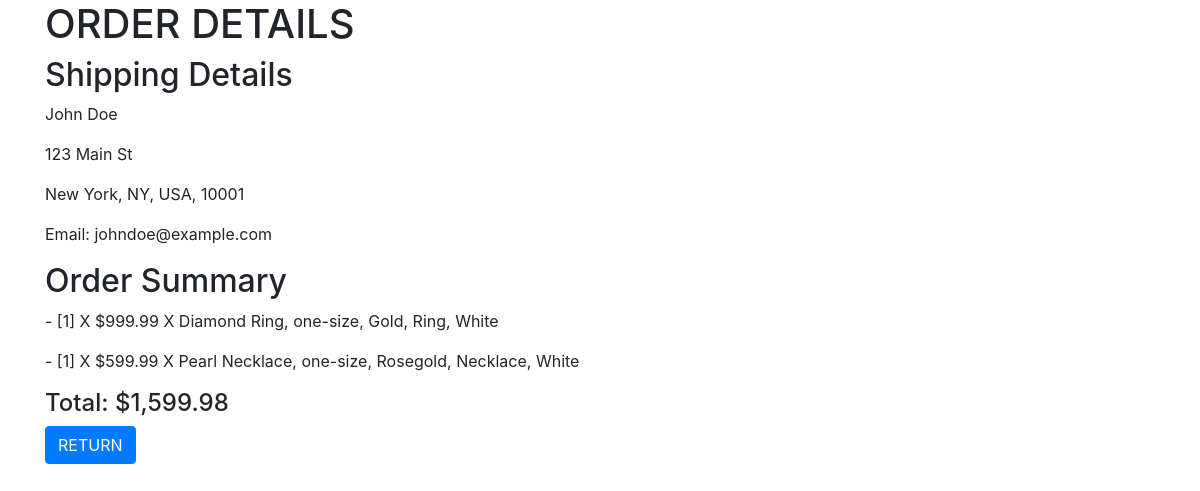
Screenshot of /Views/Order/view_order.php?order_id=1 with the database file from the repository.
### tables this page shows
CREATE TABLE USER (
    USER_ID INT AUTO_INCREMENT PRIMARY KEY,
    FNAME VARCHAR(35),
    LNAME VARCHAR(35),
    EMAIL VARCHAR(55),
    PASSWORD VARCHAR(255),
    GROUP_ID INT,
    FOREIGN KEY (GROUP_ID) REFERENCES `GROUP`(GROUP_ID) ON DELETE CASCADE
);

CREATE TABLE ADDRESS (
    ADDRESS_ID INT AUTO_INCREMENT PRIMARY KEY,
    STREET_ADDRESS VARCHAR(55),
    CITY VARCHAR(35),
    PROVINCE VARCHAR(35),
    POSTAL_CODE VARCHAR(10),
    COUNTRY VARCHAR(35),
    USER_ID INT,
    FOREIGN KEY (USER_ID) REFERENCES USER(USER_ID) ON DELETE CASCADE
);

CREATE TABLE ORDER_DETAILS (
    ORDER_ID INT,
    PRODUCT_ID INT,
    QTY INT,
    USER_ID INT,
    PRIMARY KEY (ORDER_ID, PRODUCT_ID),
    FOREIGN KEY (ORDER_ID) REFERENCES `ORDER`(ORDER_ID) ON DELETE CASCADE,
    FOREIGN KEY (PRODUCT_ID) REFERENCES PRODUCT(PRODUCT_ID) ON DELETE CASCADE,
    FOREIGN KEY (USER_ID) REFERENCES USER(USER_ID) ON DELETE CASCADE
);

CREATE TABLE PRODUCT (
    PRODUCT_ID INT AUTO_INCREMENT PRIMARY KEY,
    NAME VARCHAR(35),
    DESCRIPTION TEXT,
    PRICE DECIMAL(10, 2),
    MANUFACTURER VARCHAR(35),
    COLOR VARCHAR(35),
    MATERIAL VARCHAR(35),
    TYPE VARCHAR(35),
    SIZE VARCHAR(50),
    STOCK INT,
    PRODUCT_IMAGE VARCHAR(75)
);

### Models/Order.php (called while the page is built, shortened)
<?php
class Order {
    private static $_connection = null;
    public function __construct() {
        if (self::$_connection == null) {
            $host = 'localhost';
            $user = 'root';
            $password = '';
            $dbname = 'shmewelry';
            self::$_connection = new mysqli($host, $user, $password, $dbname);
        }
    }
    public function getById($order_id): ?array {
        $SQL = 'SELECT * FROM `ORDER` WHERE ORDER_ID = ?';
        $stmt = self::$_connection->prepare($SQL);
        $stmt->bind_param('i', $order_id);
        $stmt->execute();
        $result = $stmt->get_result();
        if ($result->num_rows > 0) {
            return $result->fetch_assoc();
        }
        return null;
    }
    public function getOrderDetails($order_id): ?array {
        $SQL = 'SELECT ORDER_DETAILS.QTY, PRODUCT.PRICE, PRODUCT.NAME, PRODUCT.SIZE, PRODUCT.MATERIAL, PRODUCT.TYPE, PRODUCT.COLOR
                FROM ORDER_DETAILS
                JOIN PRODUCT ON ORDER_DETAILS.PRODUCT_ID = PRODUCT.PRODUCT_ID
                WHERE ORDER_DETAILS.ORDER_ID = ?';
        $stmt = self::$_connection->prepare($SQL);
        $stmt->bind_param('i', $order_id);
        $stmt->execute();
        $result = $stmt->get_result();
        if ($result->num_rows > 0) {
            return $result->fetch_all(MYSQLI_ASSOC);
        }
        return null;
    }
    public function calculateTotalPrice($orderDetails): float {
        $totalPrice = 0;
        foreach ($orderDetails as $detail) {
            $totalPrice += $detail['QTY'] * $detail['PRICE'];
        }
        return $totalPrice;
    }
}
?>

### Models/Client.php (called while the page is built, shortened)
<?php
class Client {
    private static $_connection = null;
    public function __construct() {
        if (self::$_connection == null) {
            $host = 'localhost';
            $user = 'root';
            $password = '';
            $dbname = 'shmewelry';
            self::$_connection = new mysqli($host, $user, $password, $dbname);
        }
    }
    public function getById($user_id): ?array {
        $SQL = 'SELECT * FROM USER WHERE USER_ID = ? AND GROUP_ID = 1';
        $stmt = self::$_connection->prepare($SQL);
        $stmt->bind_param('i', $user_id);
        $stmt->execute();
        $result = $stmt->get_result();
        if ($result->num_rows > 0) {
            return $result->fetch_assoc();
        }
        return null;
    }
    public function getAddressInfo($user_id): ?array {
        $SQL = 'SELECT * FROM ADDRESS WHERE USER_ID = ?';
        $stmt = self::$_connection->prepare($SQL);
        $stmt->bind_param('i', $user_id);
        $stmt->execute();
        $result = $stmt->get_result();
        if ($result->num_rows > 0) {
            return $result->fetch_assoc();
        }
        return null;
    }
}
?>

### Views/Order/view_order.php (the view, shortened to what this page needs)
<!DOCTYPE html>
<html lang="en">
<head>
    <link rel="stylesheet" href="https://cdn.jsdelivr.net/npm/bootstrap@4.0.0/dist/css/bootstrap.min.css">
</head>
<body>
    <div class="container">
        <h1>ORDER DETAILS</h1>
        <?php
        include '../../Models/Client.php';
        include '../../Models/Order.php';
        $orderModel = new Order();
        if (isset($_GET['order_id'])) {
            $order_id = $_GET['order_id'];
            $order = $orderModel->getById($order_id);
            if ($order) {
                echo '<h2>Shipping Details</h2>';
                $user_id = $order['USER_ID'];
                $clientModel = new Client();
                $userInfo = $clientModel->getById($user_id);
                $addressInfo = $clientModel->getAddressInfo($user_id);
                if ($userInfo && $addressInfo) {
                    echo '<p>' . $userInfo['FNAME'] . ' ' . $userInfo['LNAME'] . '</p>';
                    echo '<p>' . $addressInfo['STREET_ADDRESS'] . '</p>';
                    echo '<p>' . $addressInfo['CITY'] . ', ' . $addressInfo['PROVINCE'] . ', ' . $addressInfo['COUNTRY'] . ', ' . $addressInfo['POSTAL_CODE'] . '</p>';
                    echo '<p>Email: ' . $userInfo['EMAIL'] . '</p>';
                    $orderDetails = $orderModel->getOrderDetails($order_id);
                    echo '<h2>Order Summary</h2>';
                    if ($orderDetails) {
                        foreach ($orderDetails as $detail) {
                            echo '<p>- [' . $detail['QTY'] . '] X $' . $detail['PRICE'] . ' X ' . $detail['NAME'] . ', ' . $detail['SIZE'] . ', ' . $detail['MATERIAL'] . ', ' . $detail['TYPE'] . ', ' . $detail['COLOR'] . '</p>';
                        }
                        $totalPrice = $orderModel->calculateTotalPrice($orderDetails);
                        echo '<h4>Total: $' . number_format($totalPrice, 2) . '</h4>';
                    } else {
                        echo '<p>Order details not found.</p>';
                    }
                } else {
                    echo '<p>User or address details not found.</p>';
                }
            } else {
                echo '<p>Order not found.</p>';
            }
        } else {
            echo '<p>Order ID not specified.</p>';
        }
        ?>
        <button type="button" class="btn btn-primary" name="return" onclick="window.history.back();">RETURN</button>
    </div>
</body>
</html>

### rows the page displays
user: FNAME "John", LNAME "Doe", EMAIL "johndoe@example.com"
address: STREET_ADDRESS "123 Main St", CITY "New York", PROVINCE "NY", COUNTRY "USA", POSTAL_CODE "10001"
order_details: QTY "1", PRODUCT_ID.PRICE "999.99", PRODUCT_ID.NAME "Diamond Ring", PRODUCT_ID.SIZE "one-size", PRODUCT_ID.MATERIAL "Gold", PRODUCT_ID.TYPE "Ring", PRODUCT_ID.COLOR "White"
order_details: QTY "1", PRODUCT_ID.PRICE "599.99", PRODUCT_ID.NAME "Pearl Necklace", PRODUCT_ID.SIZE "one-size", PRODUCT_ID.MATERIAL "Rosegold", PRODUCT_ID.TYPE "Necklace", PRODUCT_ID.COLOR "White"

### other values shown
$totalPrice "1,599.98"
